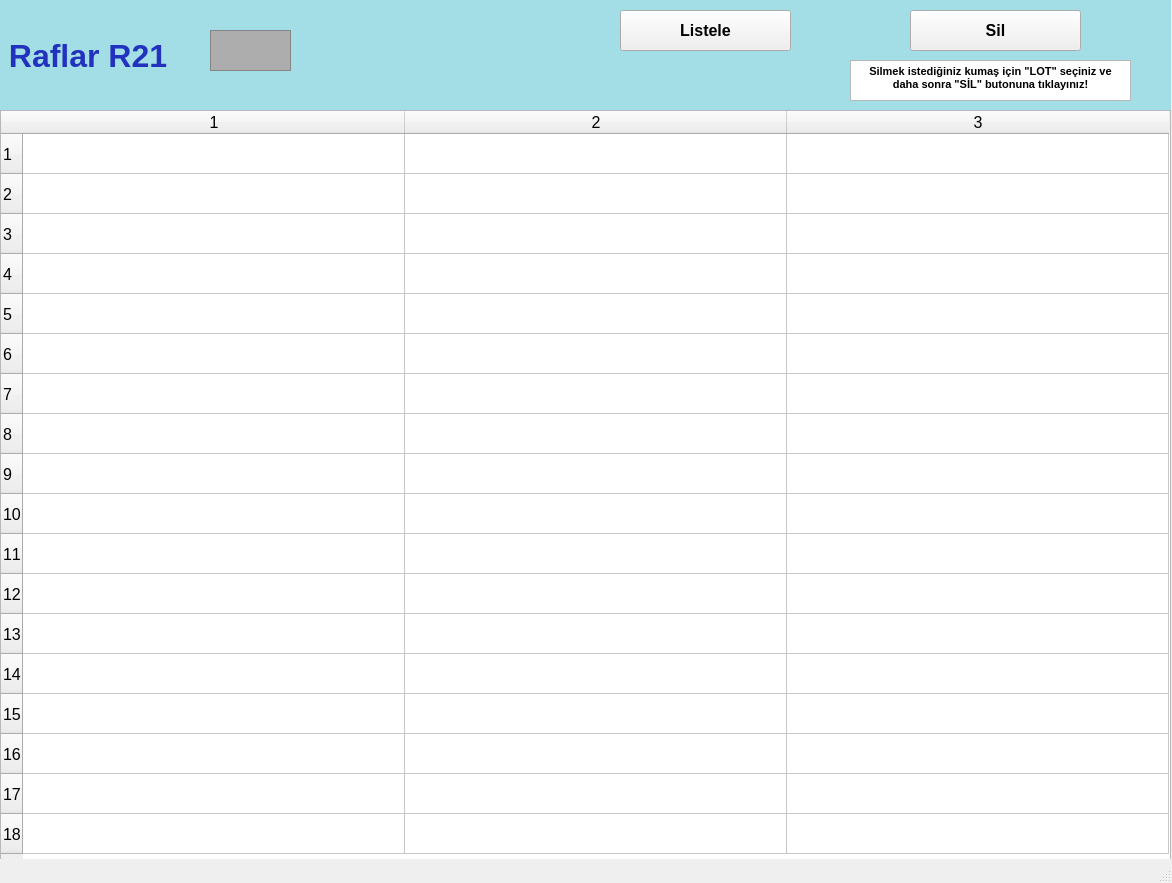
<?xml version="1.0" encoding="UTF-8"?>
<ui version="4.0">
 <class>raflarR21_ekran</class>
 <widget class="QMainWindow" name="raflarR21_ekran">
  <property name="geometry">
   <rect>
    <x>0</x>
    <y>0</y>
    <width>1172</width>
    <height>883</height>
   </rect>
  </property>
  <property name="font">
   <font>
    <pointsize>12</pointsize>
    <weight>50</weight>
    <bold>false</bold>
    <kerning>false</kerning>
   </font>
  </property>
  <property name="windowTitle">
   <string/>
  </property>
  <widget class="QWidget" name="centralwidget">
   <widget class="QLabel" name="raflarR1yazi_lbl">
    <property name="geometry">
     <rect>
      <x>0</x>
      <y>0</y>
      <width>1171</width>
      <height>111</height>
     </rect>
    </property>
    <property name="font">
     <font>
      <pointsize>24</pointsize>
      <weight>75</weight>
      <bold>true</bold>
     </font>
    </property>
    <property name="styleSheet">
     <string notr="true">background-color: rgb(163, 221, 229);
color: rgb(34, 50, 190);</string>
    </property>
    <property name="text">
     <string> Raflar R21</string>
    </property>
   </widget>
   <widget class="QFrame" name="raflarR1_img">
    <property name="geometry">
     <rect>
      <x>210</x>
      <y>30</y>
      <width>81</width>
      <height>41</height>
     </rect>
    </property>
    <property name="styleSheet">
     <string notr="true">background-color: rgb(173, 173, 173);</string>
    </property>
    <property name="frameShape">
     <enum>QFrame::StyledPanel</enum>
    </property>
    <property name="frameShadow">
     <enum>QFrame::Raised</enum>
    </property>
   </widget>
   <widget class="QTableWidget" name="R21_tw">
    <property name="geometry">
     <rect>
      <x>0</x>
      <y>110</y>
      <width>1171</width>
      <height>751</height>
     </rect>
    </property>
    <property name="baseSize">
     <size>
      <width>0</width>
      <height>0</height>
     </size>
    </property>
    <property name="rowCount">
     <number>18</number>
    </property>
    <property name="columnCount">
     <number>3</number>
    </property>
    <attribute name="horizontalHeaderVisible">
     <bool>true</bool>
    </attribute>
    <attribute name="horizontalHeaderCascadingSectionResizes">
     <bool>false</bool>
    </attribute>
    <attribute name="horizontalHeaderDefaultSectionSize">
     <number>382</number>
    </attribute>
    <attribute name="horizontalHeaderMinimumSectionSize">
     <number>38</number>
    </attribute>
    <attribute name="verticalHeaderDefaultSectionSize">
     <number>40</number>
    </attribute>
    <attribute name="verticalHeaderMinimumSectionSize">
     <number>23</number>
    </attribute>
    <row/>
    <row/>
    <row/>
    <row/>
    <row/>
    <row/>
    <row/>
    <row/>
    <row/>
    <row/>
    <row/>
    <row/>
    <row/>
    <row/>
    <row/>
    <row/>
    <row/>
    <row/>
    <column/>
    <column/>
    <column/>
   </widget>
   <widget class="QPushButton" name="listeleR21_btn">
    <property name="geometry">
     <rect>
      <x>620</x>
      <y>10</y>
      <width>171</width>
      <height>41</height>
     </rect>
    </property>
    <property name="font">
     <font>
      <pointsize>12</pointsize>
      <weight>75</weight>
      <bold>true</bold>
     </font>
    </property>
    <property name="text">
     <string>Listele</string>
    </property>
   </widget>
   <widget class="QPushButton" name="silR21_btn">
    <property name="geometry">
     <rect>
      <x>910</x>
      <y>10</y>
      <width>171</width>
      <height>41</height>
     </rect>
    </property>
    <property name="font">
     <font>
      <pointsize>12</pointsize>
      <weight>75</weight>
      <bold>true</bold>
     </font>
    </property>
    <property name="text">
     <string>Sil</string>
    </property>
   </widget>
   <widget class="QTextBrowser" name="textBrowser">
    <property name="geometry">
     <rect>
      <x>850</x>
      <y>60</y>
      <width>281</width>
      <height>41</height>
     </rect>
    </property>
    <property name="html">
     <string>&lt;!DOCTYPE HTML PUBLIC &quot;-//W3C//DTD HTML 4.0//EN&quot; &quot;http://www.w3.org/TR/REC-html40/strict.dtd&quot;&gt;
&lt;html&gt;&lt;head&gt;&lt;meta name=&quot;qrichtext&quot; content=&quot;1&quot; /&gt;&lt;style type=&quot;text/css&quot;&gt;
p, li { white-space: pre-wrap; }
&lt;/style&gt;&lt;/head&gt;&lt;body style=&quot; font-family:'MS Shell Dlg 2'; font-size:12pt; font-weight:400; font-style:normal;&quot;&gt;
&lt;p align=&quot;center&quot; style=&quot; margin-top:0px; margin-bottom:0px; margin-left:0px; margin-right:0px; -qt-block-indent:0; text-indent:0px;&quot;&gt;&lt;span style=&quot; font-size:8pt; font-weight:600;&quot;&gt;Silmek istediğiniz kumaş için &amp;quot;LOT&amp;quot; seçiniz ve daha sonra &amp;quot;SİL&amp;quot; butonuna tıklayınız!&lt;/span&gt;&lt;/p&gt;&lt;/body&gt;&lt;/html&gt;</string>
    </property>
   </widget>
  </widget>
  <widget class="QStatusBar" name="statusbar"/>
 </widget>
 <resources/>
 <connections/>
</ui>
